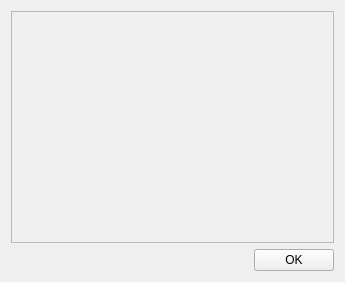
<?xml version="1.0" encoding="UTF-8"?>
<ui version="4.0">
 <class>PackageViewerWindow</class>
 <widget class="QWidget" name="PackageViewerWindow">
  <property name="geometry">
   <rect>
    <x>0</x>
    <y>0</y>
    <width>345</width>
    <height>282</height>
   </rect>
  </property>
  <property name="windowTitle">
   <string>Package Information</string>
  </property>
  <layout class="QVBoxLayout" name="vlayout">
   <item>
    <widget class="QScrollArea" name="scrollArea">
     <property name="widgetResizable">
      <bool>true</bool>
     </property>
     <widget class="PackageViewerWidget" name="viewer">
      <property name="geometry">
       <rect>
        <x>0</x>
        <y>0</y>
        <width>325</width>
        <height>226</height>
       </rect>
      </property>
     </widget>
    </widget>
   </item>
   <item>
    <layout class="QHBoxLayout" name="horizontalLayout">
     <item>
      <spacer name="horizontalSpacer">
       <property name="orientation">
        <enum>Qt::Horizontal</enum>
       </property>
       <property name="sizeHint" stdset="0">
        <size>
         <width>0</width>
         <height>0</height>
        </size>
       </property>
      </spacer>
     </item>
     <item>
      <widget class="QPushButton" name="ok">
       <property name="toolTip">
        <string>Acknowledge the package information and close this window.</string>
       </property>
       <property name="text">
        <string>OK</string>
       </property>
      </widget>
     </item>
    </layout>
   </item>
  </layout>
 </widget>
 <customwidgets>
  <customwidget>
   <class>PackageViewerWidget</class>
   <extends>QWidget</extends>
   <header>.viewer.h</header>
   <container>1</container>
  </customwidget>
 </customwidgets>
 <resources/>
 <connections>
  <connection>
   <sender>ok</sender>
   <signal>released()</signal>
   <receiver>PackageViewerWindow</receiver>
   <slot>close()</slot>
   <hints>
    <hint type="sourcelabel">
     <x>292</x>
     <y>257</y>
    </hint>
    <hint type="destinationlabel">
     <x>172</x>
     <y>140</y>
    </hint>
   </hints>
  </connection>
 </connections>
</ui>
